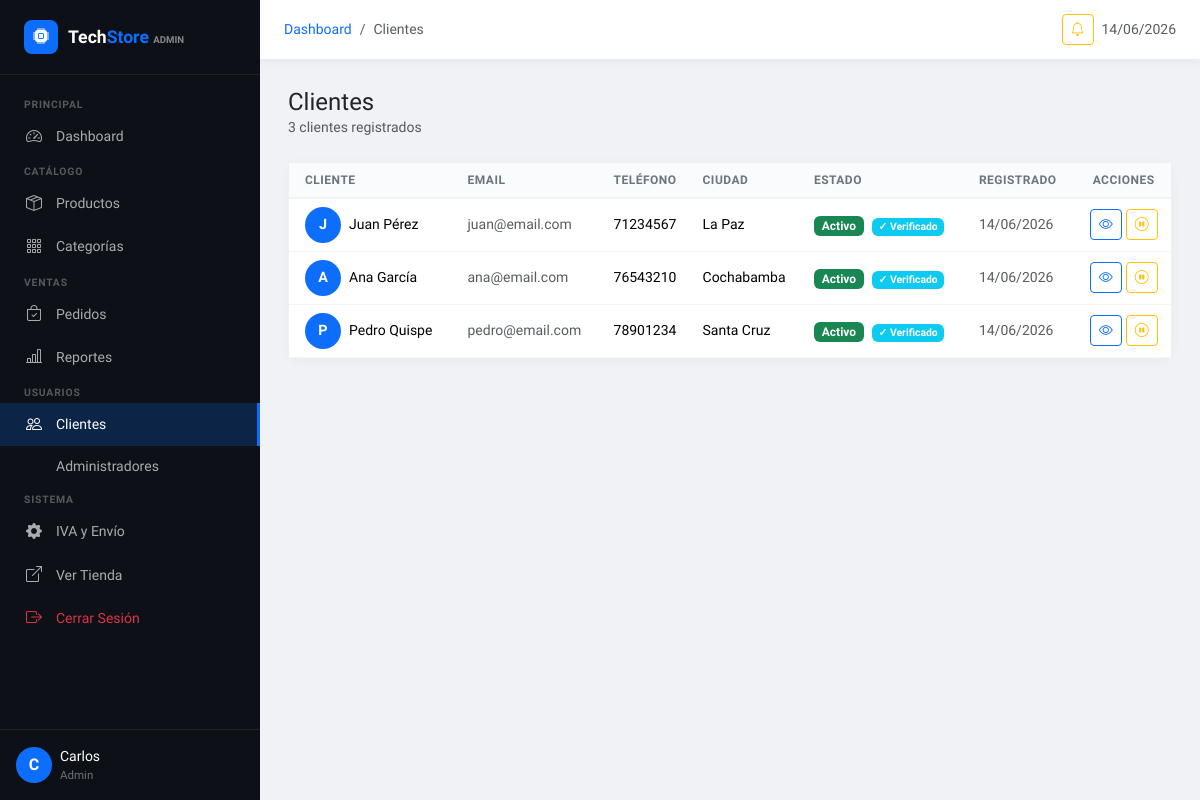
/admin/clientes (signed in), run on the app's committed database.
### tables this page shows
CREATE TABLE IF NOT EXISTS clientes (
  id INT UNSIGNED NOT NULL AUTO_INCREMENT,
  nombre VARCHAR(100) NOT NULL,
  apellido VARCHAR(100) NOT NULL,
  email VARCHAR(150) NOT NULL UNIQUE,
  password VARCHAR(255) NOT NULL,
  telefono VARCHAR(30) DEFAULT NULL,
  fecha_nacimiento DATE DEFAULT NULL,
  genero ENUM('M','F','otro') DEFAULT NULL,
  direccion VARCHAR(255) DEFAULT NULL,
  ciudad VARCHAR(100) DEFAULT NULL,
  departamento VARCHAR(100) DEFAULT NULL,
  activo TINYINT(1) NOT NULL DEFAULT 1,
  verificado TINYINT(1) NOT NULL DEFAULT 0,
  token_verificacion VARCHAR(100) DEFAULT NULL,
  token_reset VARCHAR(100) DEFAULT NULL,
  token_expira DATETIME DEFAULT NULL,
  ultimo_acceso DATETIME DEFAULT NULL,
  created_at TIMESTAMP DEFAULT CURRENT_TIMESTAMP,
  updated_at TIMESTAMP DEFAULT CURRENT_TIMESTAMP ON UPDATE CURRENT_TIMESTAMP,
  PRIMARY KEY (id),
  INDEX idx_email (email),
  INDEX idx_activo (activo)
);

### admin/controllers/AdminAuthController.php (called while the page is built, shortened)
<?php
class AdminClienteController {
    private ClienteModel $model;
    public function __construct() {
        $this->model = new ClienteModel();
    }
    public function index(): void {
        $pagina    = max(1, (int)($_GET['pagina'] ?? 1));
        $resultado = $this->model->obtenerTodos($pagina);
        require BASE_PATH . '/admin/views/clients/index.php';
    }
}

### config/Database.php (called while the page is built, shortened)
<?php
class Database {
    private static ?Database $instance = null;
    private ?PDO $connection = null;
    public static function getInstance(): Database {
        if (self::$instance === null) {
            self::$instance = new self();
        }
        return self::$instance;
    }
    private function connect(): void {
        $dsn = sprintf(
            'mysql:host=%s;port=%s;dbname=%s;charset=%s',
            DB_HOST,
            DB_PORT,
            DB_NAME,
            DB_CHARSET
        );
        $options = [
            PDO::ATTR_ERRMODE            => PDO::ERRMODE_EXCEPTION,
            PDO::ATTR_DEFAULT_FETCH_MODE => PDO::FETCH_ASSOC,
            PDO::ATTR_EMULATE_PREPARES   => false,
            PDO::ATTR_PERSISTENT         => false,
            PDO::MYSQL_ATTR_INIT_COMMAND => "SET NAMES utf8mb4 COLLATE utf8mb4_unicode_ci",
        ];
        try {
            $this->connection = new PDO($dsn, DB_USER, DB_PASS, $options);
        } catch (PDOException $e) {
            if (ENTORNO === 'desarrollo') {
                die('<div style="background:#ff4444;color:#fff;padding:20px;font-family:monospace;">
                    <h3>Error de conexión a la Base de Datos</h3>
                    <p>' . htmlspecialchars($e->getMessage()) . '</p>
                    <p>Verifique la configuración en config/config.php</p>
                </div>');
            } else {
                error_log('DB Connection Error: ' . $e->getMessage());
                die('Error interno del servidor. Por favor intente más tarde.');
            }
        }
    }
    public function query(string $sql, array $params = []): array {
        try {
            $stmt = $this->connection->prepare($sql);
            $stmt->execute($params);
            return $stmt->fetchAll();
        } catch (PDOException $e) {
            $this->handleError($e, $sql);
            return [];
        }
    }
    public function scalar(string $sql, array $params = []): mixed {
        try {
            $stmt = $this->connection->prepare($sql);
            $stmt->execute($params);
            return $stmt->fetchColumn();
        } catch (PDOException $e) {
            $this->handleError($e, $sql);
            return false;
        }
    }
}

### models/Models.php (called while the page is built, shortened)
<?php
require_once BASE_PATH . '/config/Database.php';
class ClienteModel {
    private Database $db;
    public function __construct() {
        $this->db = Database::getInstance();
    }
    public function obtenerTodos(int $pagina = 1, int $porPagina = ADMIN_ITEMS_POR_PAGINA): array {
        $offset = ($pagina - 1) * $porPagina;
        $total  = (int) $this->db->scalar("SELECT COUNT(*) FROM clientes");
        $items  = $this->db->query(
            "SELECT id, nombre, apellido, email, telefono, ciudad, activo, verificado, created_at
             FROM clientes ORDER BY created_at DESC LIMIT :l OFFSET :o",
            ['l' => $porPagina, 'o' => $offset]
        );
        return ['items' => $items, 'total' => $total, 'pagina' => $pagina,
                'por_pagina' => $porPagina, 'total_paginas' => ceil($total / $porPagina)];
    }
}

### admin/AdminHelpers.php (called while the page is built, shortened)
<?php
function e(mixed $v): string {
    return htmlspecialchars((string)($v ?? ''), ENT_QUOTES, 'UTF-8');
}

### admin/views/clients/index.php (the view, shortened to what this page needs)
<?php
require BASE_PATH . '/admin/views/partials/header.php';
$clientes     = $resultado['items'];
?>
<div class="d-flex justify-content-between align-items-center mb-4">
    <div>
        <h1 class="h4 fw-800 mb-0">Clientes</h1>
        <p class="text-muted small mb-0"><?= number_format($resultado['total']) ?> clientes registrados</p>
    </div>
</div>
<div class="admin-card">
    <div class="card-body p-0">
        <div class="table-responsive">
            <table class="table admin-table mb-0">
                <thead>
                    <tr>
                        <th class="ps-3">Cliente</th>
                        <th>Email</th>
                        <th>Teléfono</th>
                        <th>Ciudad</th>
                        <th>Estado</th>
                        <th>Registrado</th>
                        <th class="text-center">Acciones</th>
                    </tr>
                </thead>
                <tbody>
                <?php if (empty($clientes)): ?>
                <tr><td colspan="7" class="text-center py-5 text-muted"><i class="bi bi-people fs-2 d-block mb-2 opacity-25"></i>No hay clientes</td></tr>
                <?php else: ?>
                <?php foreach ($clientes as $c): ?>
                <tr>
                    <td class="ps-3">
                        <div class="d-flex align-items-center gap-2">
                            <div style="width:36px;height:36px;background:#0d6efd;border-radius:50%;display:flex;align-items:center;justify-content:center;color:white;font-weight:700;font-size:.9rem;flex-shrink:0;">
                                <?= strtoupper(substr($c['nombre'], 0, 1)) ?>
                            </div>
                            <span class="fw-600 small"><?= e($c['nombre'] . ' ' . $c['apellido']) ?></span>
                        </div>
                    </td>
                    <td class="small text-muted"><?= e($c['email']) ?></td>
                    <td class="small"><?= e($c['telefono'] ?? '—') ?></td>
                    <td class="small"><?= e($c['ciudad'] ?? '—') ?></td>
                    <td>
                        <span class="badge <?= $c['activo'] ? 'bg-success' : 'bg-secondary' ?>"><?= $c['activo'] ? 'Activo' : 'Inactivo' ?></span>
                        <?php if ($c['verificado']): ?><span class="badge bg-info ms-1" style="font-size:.65rem;">✓ Verificado</span><?php endif; ?>
                    </td>
                    <td class="text-muted small"><?= date('d/m/Y', strtotime($c['created_at'])) ?></td>
                    <td class="text-center">
                        <div class="d-flex gap-1 justify-content-center">
                            <a href="<?= BASE_URL ?>/admin/clientes/ver/<?= $c['id'] ?>" class="btn btn-sm btn-outline-primary"><i class="bi bi-eye"></i></a>
                            <a href="<?= BASE_URL ?>/admin/clientes/toggle/<?= $c['id'] ?>"
                               class="btn btn-sm <?= $c['activo'] ? 'btn-outline-warning' : 'btn-outline-success' ?>"
                               data-confirm="<?= $c['activo'] ? '¿Desactivar este cliente?' : '¿Activar este cliente?' ?>">
                                <i class="bi bi-<?= $c['activo'] ? 'pause-circle' : 'play-circle' ?>"></i>
                            </a>
                        </div>
                    </td>
                </tr>
                <?php endforeach; ?>
                <?php endif; ?>
                </tbody>
            </table>
        </div>
    </div>
</div>
<?php require BASE_PATH . '/admin/views/partials/footer.php'; ?>

### admin/views/partials/header.php (style rules this page uses)
:root { --admin-sidebar: 260px; --admin-nav: 60px; --primary:#0D6EFD; --dark:#212529; }
body { font-family:'Sora',sans-serif; background:#f0f2f5; }
.admin-card { background:white;border-radius:12px; border:1px solid rgba(0,0,0,.06); box-shadow:0 2px 12px rgba(0,0,0,.04); }
.admin-card .card-body { padding:1.5rem; }
.admin-table th { font-size:.75rem;text-transform:uppercase;letter-spacing:.5px; color:#6c757d;font-weight:700;background:#fafbfc; border-bottom:2px solid #f0f2f5; }
.admin-table td { vertical-align:middle;border-color:#f5f5f5; }

### data on the page
clientes: nombre "J", nombre+apellido "Juan Pérez", email "juan@email.com", telefono "71234567", ciudad "La Paz", activo "Activo", verificado "✓ Verificado", created_at "14/06/2026"
clientes: nombre "A", nombre+apellido "Ana García", email "ana@email.com", telefono "76543210", ciudad "Cochabamba", activo "Activo", verificado "✓ Verificado", created_at "14/06/2026"
clientes: nombre "P", nombre+apellido "Pedro Quispe", email "pedro@email.com", telefono "78901234", ciudad "Santa Cruz", activo "Activo", verificado "✓ Verificado", created_at "14/06/2026"

### other printed values
substr($_SESSION['admin_nombre'] ?? 'A', 0, 1) "C"
$_SESSION['admin_nombre'] "Carlos"
$_SESSION['admin_rol'] "Admin"
$b['label'] "Clientes"
$resultado['total'] "3"
